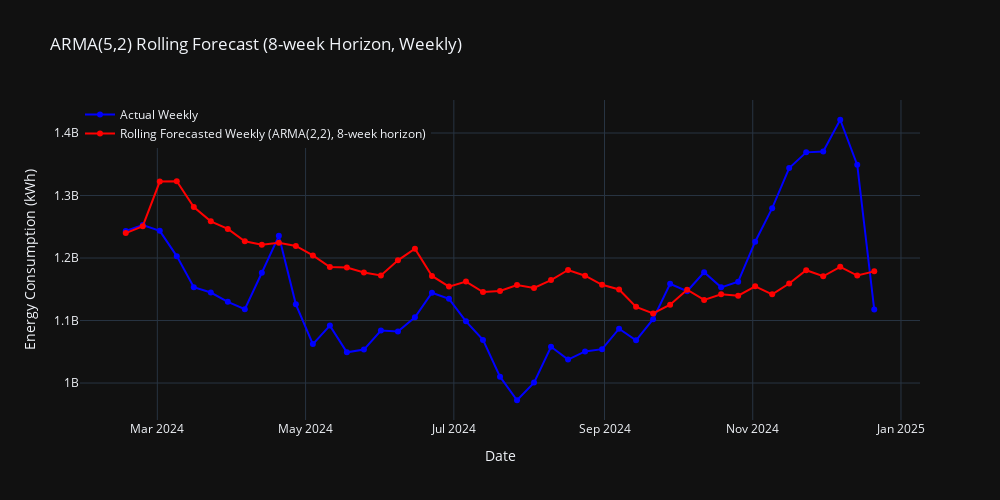

Source (notebook cell):
### Markdown cell above
ARMA 8-week horizon

### Code cell
import pandas as pd
from darts import TimeSeries
from darts.models import ARIMA
from darts.metrics import mape
import plotly.graph_objects as go
import plotly.io as pio
import warnings

# Optional: suppress convergence warnings
warnings.filterwarnings("ignore")

# --- Load or define your data ---
# df = pd.read_csv("your_data.csv")
# time_index = pd.to_datetime(df["date"])
# energy_consumption_data = df["kwh"]

# Ensure consistent lengths
min_len = min(len(time_index), len(energy_consumption_data))
time_index = time_index[:min_len]
energy_consumption_data = energy_consumption_data[:min_len]

# --- Convert to Darts TimeSeries (WEEKLY) ---
series = TimeSeries.from_times_and_values(
    pd.DatetimeIndex(time_index),
    energy_consumption_data,
    fill_missing_dates=True,
)

# --- Fit ARIMA and Multi-Step Forecast (Horizon = 4 weeks) ---
model = ARIMA(2, 0, 1)  # ARMA(5,0,2) with yearly seasonality
horizon = 8            # forecast 4 steps ahead
forecast = model.historical_forecasts(
    series=series,
    start=len(series) - 52,  # start 1 year before end
    forecast_horizon=horizon,
    stride=1,
    retrain=True,
    train_length=104,        # train on 2 years
    last_points_only=True    # return only the final forecast point
)

# --- Align actual values ---
actual = series.slice(forecast.start_time(), forecast.end_time())

# Convert to Pandas
actual_df = actual.pd_series().to_frame(name="Actual")
forecast_df = forecast.pd_series().to_frame(name="Forecast")

# --- Plot with Plotly ---
fig = go.Figure()

# Actual values
fig.add_trace(go.Scatter(
    x=actual_df.index,
    y=actual_df["Actual"],
    mode='lines+markers',
    name='Actual Weekly',
    line=dict(color='blue')
))

# Forecast values
fig.add_trace(go.Scatter(
    x=forecast_df.index,
    y=forecast_df["Forecast"],
    mode='lines+markers',
    name='Rolling Forecasted Weekly (ARMA(2,2), 8-week horizon)',
    line=dict(color='red')
))

# Layout
fig.update_layout(
    title="ARMA(5,2) Rolling Forecast (8-week Horizon, Weekly)",
    xaxis_title="Date",
    yaxis_title="Energy Consumption (kWh)",
    legend=dict(x=0, y=1),
    template="plotly_dark",
    width=1000,
    height=500
)

# Show plot
fig.show()

# --- Save JSON for Next.js ---
pio.write_json(
    fig,
    "/Users/omarabdesslem/Documents/Projects/Thesis-Website/public/ARMA/ARMA_model.json",
    pretty=True
)

# --- Evaluate and save MAPE ---
if len(actual) == len(forecast):
    mape_score = mape(actual, forecast)
    print(f"\u2705 MAPE (Weekly, 8-week Horizon): {mape_score:.2f}%")

    with open("/Users/omarabdesslem/Documents/Projects/Thesis-Website/public/ARMA/arma_mape.txt", "w") as f:
        f.write(f"{mape_score:.2f}")
else:
    print("\u26A0\ufe0f Forecast and actual series do not match in length.")

### Figure 1 — Plotly figure (JSON) as saved in the notebook; plotly's stock layout.template omitted (floating-point values rounded to 4 significant figures)
{"data": [{"line": {"color": "blue"}, "mode": "lines+markers", "name": "Actual Weekly", "type": "scatter", "x": ["2024-02-17T00:00:00", "2024-02-24T00:00:00", "2024-03-02T00:00:00", "2024-03-09T00:00:00", "2024-03-16T00:00:00", "2024-03-23T00:00:00", "2024-03-30T00:00:00", "2024-04-06T00:00:00", "2024-04-13T00:00:00", "2024-04-20T00:00:00", "2024-04-27T00:00:00", "2024-05-04T00:00:00", "2024-05-11T00:00:00", "2024-05-18T00:00:00", "2024-05-25T00:00:00", "2024-06-01T00:00:00", "2024-06-08T00:00:00", "2024-06-15T00:00:00", "2024-06-22T00:00:00", "2024-06-29T00:00:00", "2024-07-06T00:00:00", "2024-07-13T00:00:00", "2024-07-20T00:00:00", "2024-07-27T00:00:00", "2024-08-03T00:00:00", "2024-08-10T00:00:00", "2024-08-17T00:00:00", "2024-08-24T00:00:00", "2024-08-31T00:00:00", "2024-09-07T00:00:00", "2024-09-14T00:00:00", "2024-09-21T00:00:00", "2024-09-28T00:00:00", "2024-10-05T00:00:00", "2024-10-12T00:00:00", "2024-10-19T00:00:00", "2024-10-26T00:00:00", "2024-11-02T00:00:00", "2024-11-09T00:00:00", "2024-11-16T00:00:00", "2024-11-23T00:00:00", "2024-11-30T00:00:00", "2024-12-07T00:00:00", "2024-12-14T00:00:00", "2024-12-21T00:00:00"], "y": [1243000000.0, 1253000000.0, 1244000000.0, 1203000000.0, 1153000000.0, 1145000000.0, 1130000000.0, 1118000000.0, 1176000000.0, 1236000000.0, 1126000000.0, 1062000000.0, 1092000000.0, 1049000000.0, 1053000000.0, 1084000000.0, 1083000000.0, 1105000000.0, 1145000000.0, 1135000000.0, 1099000000.0, 1069000000.0, 1010000000.0, 972500000.0, 1001000000.0, 1058000000.0, 1038000000.0, 1051000000.0, 1054000000.0, 1087000000.0, 1068000000.0, 1102000000.0, 1159000000.0, 1147000000.0, 1177000000.0, 1153000000.0, 1162000000.0, 1226000000.0, 1280000000.0, 1344000000.0, 1369000000.0, 1371000000.0, 1421000000.0, 1349000000.0, 1118000000.0]}, {"line": {"color": "red"}, "mode": "lines+markers", "name": "Rolling Forecasted Weekly (ARMA(2,2), 8-week horizon)", "type": "scatter", "x": ["2024-02-17T00:00:00", "2024-02-24T00:00:00", "2024-03-02T00:00:00", "2024-03-09T00:00:00", "2024-03-16T00:00:00", "2024-03-23T00:00:00", "2024-03-30T00:00:00", "2024-04-06T00:00:00", "2024-04-13T00:00:00", "2024-04-20T00:00:00", "2024-04-27T00:00:00", "2024-05-04T00:00:00", "2024-05-11T00:00:00", "2024-05-18T00:00:00", "2024-05-25T00:00:00", "2024-06-01T00:00:00", "2024-06-08T00:00:00", "2024-06-15T00:00:00", "2024-06-22T00:00:00", "2024-06-29T00:00:00", "2024-07-06T00:00:00", "2024-07-13T00:00:00", "2024-07-20T00:00:00", "2024-07-27T00:00:00", "2024-08-03T00:00:00", "2024-08-10T00:00:00", "2024-08-17T00:00:00", "2024-08-24T00:00:00", "2024-08-31T00:00:00", "2024-09-07T00:00:00", "2024-09-14T00:00:00", "2024-09-21T00:00:00", "2024-09-28T00:00:00", "2024-10-05T00:00:00", "2024-10-12T00:00:00", "2024-10-19T00:00:00", "2024-10-26T00:00:00", "2024-11-02T00:00:00", "2024-11-09T00:00:00", "2024-11-16T00:00:00", "2024-11-23T00:00:00", "2024-11-30T00:00:00", "2024-12-07T00:00:00", "2024-12-14T00:00:00", "2024-12-21T00:00:00"], "y": [1240000000.0, 1251000000.0, 1322000000.0, 1323000000.0, 1282000000.0, 1259000000.0, 1247000000.0, 1227000000.0, 1221000000.0, 1224000000.0, 1219000000.0, 1204000000.0, 1186000000.0, 1185000000.0, 1177000000.0, 1172000000.0, 1196000000.0, 1215000000.0, 1171000000.0, 1154000000.0, 1162000000.0, 1146000000.0, 1147000000.0, 1157000000.0, 1152000000.0, 1165000000.0, 1181000000.0, 1172000000.0, 1157000000.0, 1150000000.0, 1122000000.0, 1111000000.0, 1125000000.0, 1149000000.0, 1133000000.0, 1142000000.0, 1140000000.0, 1155000000.0, 1142000000.0, 1159000000.0, 1181000000.0, 1171000000.0, 1186000000.0, 1172000000.0, 1179000000.0]}], "layout": {"height": 500, "legend": {"x": 0, "y": 1}, "title": {"text": "ARMA(5,2) Rolling Forecast (8-week Horizon, Weekly)"}, "width": 1000, "xaxis": {"title": {"text": "Date"}}, "yaxis": {"title": {"text": "Energy Consumption (kWh)"}}}}
